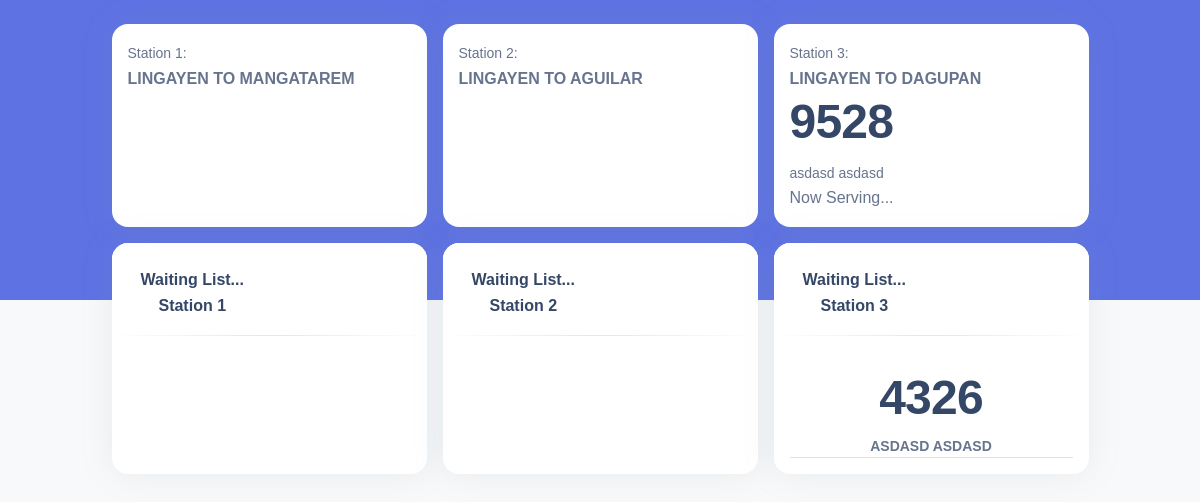
Screenshot of /driver-display-page/ with the database file from the repository.
### base/models.py (models this page shows, shortened)
class Station(models.Model):
    name = models.CharField(max_length=100)
    description = models.CharField(max_length=100, null=True, blank=True)
    station_manager = models.ForeignKey(User, on_delete=models.SET_NULL, null=True, blank=True)
    routes = models.ManyToManyField('Route', related_name='stations')

class Route(models.Model):
    from_route = models.CharField(max_length=100)
    to_route = models.CharField(max_length=100)
    description = models.TextField(null = True, blank = True)
    def __str__(self):
        return f"{self.from_route} to {self.to_route}"

class QueueEntry(models.Model):
    STATUS_CHOICES = (
        ('serving', 'Now Serving'),
        ('waiting', 'Waiting'),
        ('completed', 'Completed'),
        ('cancelled', 'Cancelled')
    )
    token_number = models.CharField(primary_key=True, default=generate_short_id, unique=True, editable=False, max_length=4)
    driver = models.ForeignKey(JeepneyDriver, on_delete=models.CASCADE)
    entry_time = models.DateTimeField(auto_now_add=True)
    created = models.DateField(auto_now_add=True)
    status = models.CharField(max_length=10, choices=STATUS_CHOICES, null=True, blank=True)
    station = models.ForeignKey(Station, on_delete=models.SET_NULL, null=True, blank=True)
    class Meta:
        ordering = ['-created']

class JeepneyDriver(models.Model):
    first_name = models.CharField(max_length=100)
    last_name = models.CharField(max_length=100)
    date_of_birth = models.DateField()
    address = models.TextField()
    contact_number = models.CharField(max_length=20)
    route = models.ForeignKey(Route, on_delete=models.SET_NULL,  max_length=50, null=True, blank=True)
    photo = models.ImageField(upload_to='driver_photo', blank=True, null=True)
    qr_code = models.ImageField(upload_to='driver_qrcodes', blank=True, null=True)
    def __str__(self):
        return f"{self.first_name} {self.last_name}"

### base/views.py (the view)
# urls.py: path('driver-display-page/', views.driver_display_page, name='driver_display_page'),
def driver_display_page(request):
    stations = Station.objects.all()
    serving_queues = QueueEntry.objects.filter(status='serving')
    waiting_queues = QueueEntry.objects.filter(status='waiting')
    context = {
        'stations': stations,
        'serving_queues': serving_queues,
        'waiting_queues': waiting_queues,
    }
    return render(request, 'base/driver_display.html', context)

### base/templates/base/driver_display.html (shortened to what this page needs)
<!DOCTYPE html>
<html lang="en">
{% include 'includes/header.html' %}
<body class="g-sidenav-show   bg-gray-100">
  <main class="main-content position-relative border-radius-lg " id="queues-container">
    <div class="container-fluid py-4">
      <div class="d-flex flex-wrap justify-content-center">
        {% for station in stations %}
        <div class="card mx-2 mb-3" style="width: 315px">
          <div class="card-body p-3">
            <div class="row">
              <div class="col-12">
                <div class="numbers">
                  <small id="station" class="form-text text-muted">{{ station.name }}: </small>
                  <p class="text-md mb-0 text-uppercase font-weight-bold" id="route">{{ station.routes.first}}</p>
                  {% for queue in serving_queues %}
                  {% if queue.station == station %}
                    <h1 class="font-weight-bolder">
                      {{ queue.token_number }}
                    </h1>
                    <small id="emailHelp" class="form-text text-muted">{{ queue.driver }}</small>
                    <div class="d-flex justify-content-between align-items-center">
                      <p class="mb-0">
                        Now Serving...
                      </p>
                    </div>
                  {% endif %}
                  {% endfor %}
                </div>
              </div>
            </div>
          </div>
        </div>
        {% endfor %}
      </div>
      <div class="d-flex flex-wrap text-center justify-content-center">
        {% for station in stations %}
        <div class="card mx-2 mb-3" style="width: 315px">
          <div class="card-header pb-0 px-3">
            <div class="row">
                <div class="col-md-6">
                    <h6 class="mb-0">Waiting List... {{ station.name }} </h6>
                </div>
            </div>
          </div>
          <hr class="dark horizontal">
          <div class="card-body p-3">
            <div class="row">
              {% for queue in waiting_queues %}
              {% if queue.station == station %}
              <div class="col-12">
                <div class="numbers border-bottom">
                  <h1 class="font-weight-bolder">
                    {{ queue.token_number }}
                  </h1>
                  <p class="text-sm mb-0 text-uppercase font-weight-bold">{{ queue.driver }}</p>
                </div>
              </div>
              {% endif %}
              {% endfor %}
            </div>
          </div>
        </div>
        {% endfor %}
      </div>
    </div>
  </main>
</body>
</html>

### rows the page displays
Station: name "Station 1", routes.first "LINGAYEN TO MANGATAREM"
Station: name "Station 2", routes.first "LINGAYEN TO AGUILAR"
Station: name "Station 3", routes.first "LINGAYEN TO DAGUPAN"
QueueEntry: token_number "9528", driver "asdasd asdasd"
QueueEntry: token_number "4326", driver "ASDASD ASDASD"
